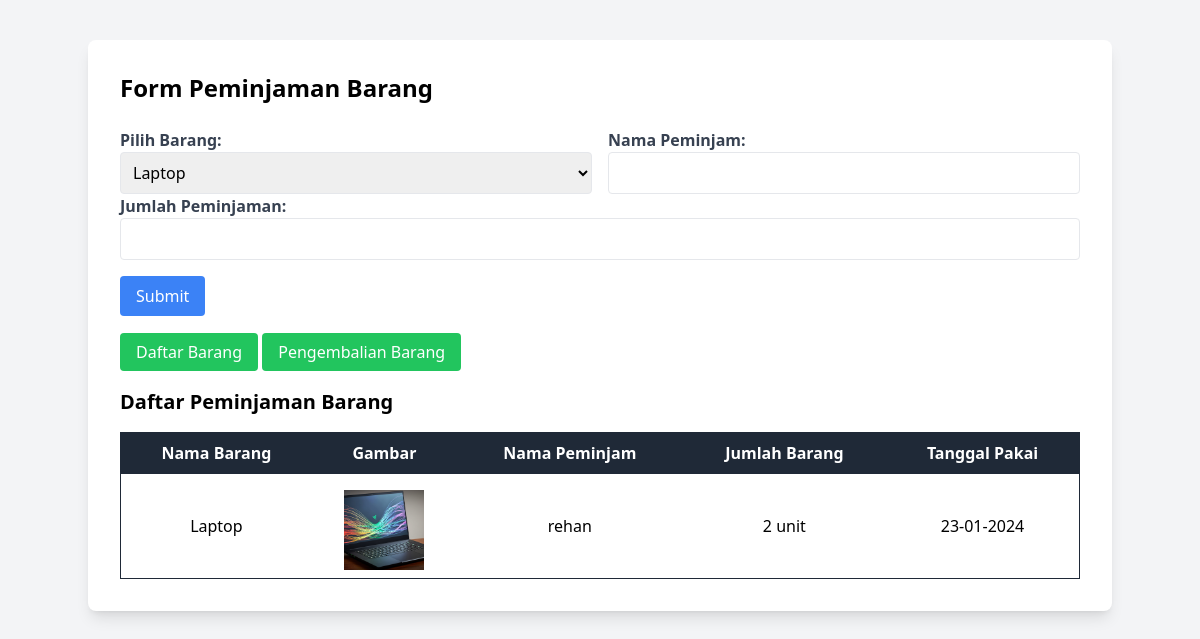
Screenshot of /src/View/index.php with the database file from the repository.
### tables this page shows
CREATE TABLE `peminjaman` (
  `id` int(11) NOT NULL,
  `id_anggota` int(11) DEFAULT NULL,
  `id_admin` int(11) DEFAULT NULL,
  `tanggal_pakai` date DEFAULT NULL
);

CREATE TABLE `barang` (
  `id` int(11) NOT NULL,
  `nama` varchar(45) NOT NULL,
  `stok` int(11) NOT NULL,
  `gambar` varchar(250) DEFAULT NULL
);

CREATE TABLE `anggota` (
  `id` int(11) NOT NULL,
  `nama` varchar(45) NOT NULL
);

CREATE TABLE `peminjaman_barang` (
  `peminjaman_id` int(11) NOT NULL,
  `id_barang` int(11) NOT NULL,
  `jumlah` int(11) DEFAULT NULL
);

### src/Controller/BarangController.php (called while the page is built, shortened)
<?php
class BarangController {
    private $database;
    public function __construct(Database $database) {
        $this->database = $database;
    }
    public function getDaftarBarang() {
        $koneksi = $this->database->koneksi;
        $result = $koneksi->query("SELECT * FROM barang");
        $daftarBarang = [];
        while ($row = $result->fetch_assoc()) {
            $barang = new Barang($row['id'], $row['nama'], $row['stok'], $row['gambar']);
            $daftarBarang[] = $barang;
        }
        return $daftarBarang;
    }
}

### src/Model/Barang.php (called while the page is built, shortened)
<?php
class Barang {
    private $id;
    private $nama;
    private $gambar;
    public function __construct($id, $nama, $stok, $gambar) {
        $this->id = $id;
        $this->nama = $nama;
        $this->gambar = $gambar;
    }
    public function getId() {
        return $this->id;
    }
    public function getNama() {
        return $this->nama;
    }
    public function getGambar() {
        return $this->gambar;
    }
}

### src/Controller/PeminjamanController.php (called while the page is built, shortened)
<?php
class PeminjamanController {
    private $database;
    public function __construct($database) {
        $this->database = $database;
    }
    public function getDaftarPeminjaman()
    {
        $koneksi = $this->database->koneksi;
        $resultPeminjaman = $koneksi->query("SELECT peminjaman.*, anggota.nama AS nama_peminjam, barang.nama AS nama_barang, peminjaman_barang.jumlah, barang.gambar, admin.nama AS nama_admin
                                    FROM peminjaman
                                    JOIN peminjaman_barang ON peminjaman.id = peminjaman_barang.peminjaman_id
                                    JOIN barang ON peminjaman_barang.id_barang = barang.id
                                    JOIN anggota ON peminjaman.id_anggota = anggota.id
                                    JOIN admin ON peminjaman.id_admin = admin.id
                                    ORDER BY peminjaman.id DESC");
        $peminjamans = [];
        while ($rowPeminjaman = $resultPeminjaman->fetch_assoc()) {
            $barang = new Barang($rowPeminjaman['id'], $rowPeminjaman['nama_barang'], 0, $rowPeminjaman['gambar']);
            $peminjam = new Anggota($rowPeminjaman['id'], $rowPeminjaman['nama_peminjam']);
            $admin = new Admin($rowPeminjaman['id'], $rowPeminjaman['nama_admin']);
            $peminjaman = new Peminjaman($rowPeminjaman['id'], $barang, $peminjam, $admin, $rowPeminjaman['tanggal_pakai'], $rowPeminjaman['jumlah']);
            $peminjamans[] = $peminjaman;
        }
        return $peminjamans;
    }
}

### src/Model/Peminjaman.php (called while the page is built, shortened)
<?php
class Peminjaman {
    private $barang;
    private $peminjam;
    private $tanggalPakai;
    private $jumlah;
    public function __construct($id, $barang, $peminjam, $admin, $tanggalPakai, $jumlah) {
        $this->barang = $barang;
        $this->peminjam = $peminjam;
        $this->tanggalPakai = $tanggalPakai;
        $this->jumlah = $jumlah;
    }
    public function getBarang() {
        return $this->barang;
    }
    public function getPeminjam() {
        return $this->peminjam;
    }
    public function getTanggalPakai() {
        return $this->tanggalPakai;
    }
    public function getJumlah() {
        return $this->jumlah;
    }
}

### src/Model/Anggota.php (called while the page is built, shortened)
<?php
class Anggota {
    private $nama;
    public function __construct($id, $nama) {
        $this->nama = $nama;
    }
    public function getNama() {
        return $this->nama;
    }
}

### src/View/index.php (the view, shortened to what this page needs)
<?php
include '../Controller/Database.php';
include '../Model/Barang.php';
include '../Model/Anggota.php';
include '../Model/Peminjaman.php';
include '../Controller/PeminjamanController.php';
include '../Controller/BarangController.php';
$database = new Database();
$barangController = new BarangController($database);
$peminjamanController = new PeminjamanController($database);
$peminjamans = $peminjamanController->getDaftarPeminjaman();
$daftarBarang = $barangController->getDaftarBarang();
?>
<!DOCTYPE html>
<html lang="en">
<head>
    <link href="../output.css" rel="stylesheet">
</head>
<body class="bg-gray-100">
<div class="container mx-auto p-8 mt-10 bg-white rounded-lg shadow-lg">
    <h1 class="text-2xl font-bold mb-6">Form Peminjaman Barang</h1>
    <form action="process.php" method="post" class="mb-6">
        <div class="grid grid-cols-1 md:grid-cols-2 gap-4">
            <div>
                <label for="barang" class="block text-gray-700 font-bold">Pilih Barang:</label>
                <select name="barang" id="barang" class="w-full p-2 border rounded">
                <?php
                    foreach ($daftarBarang as $barang) {
                        echo "<option value=\"{$barang->getId()}\">{$barang->getNama()}</option>";
                    }
                    ?>
                </select>
            </div>
            <div>
                <label for="peminjam" class="block text-gray-700 font-bold">Nama Peminjam:</label>
                <input type="text" name="peminjam" id="peminjam" class="w-full p-2 border rounded">
            </div>
        </div>
        <div class="mb-4">
            <label for="jumlah" class="block text-gray-700 font-bold">Jumlah Peminjaman:</label>
            <input type="number" name="jumlah" id="jumlah" class="w-full p-2 border rounded">
        </div>
        <button type="submit" class="bg-blue-500 text-white px-4 py-2 rounded">Submit</button>
    </form>
    <div class="mb-6">
        <a href="../View/tambah_barang.php" class="bg-green-500 text-white px-4 py-2 rounded">Daftar Barang</a>
        <a href="../View/pengembalian_barang.php" class="bg-green-500 text-white px-4 py-2 rounded">Pengembalian Barang</a>
    </div>
<h2 class="text-xl font-bold mb-4">Daftar Peminjaman Barang</h2>
<table class="border-collapse border border-gray-800 w-full mx-auto">
    <thead>
        <tr class="bg-gray-800 text-white">
            <th class="p-2 text-center">Nama Barang</th>
            <th class="p-2 text-center">Gambar</th>
            <th class="p-2 text-center">Nama Peminjam</th>
            <th class="p-2 text-center">Jumlah Barang</th>
            <th class="p-2 text-center">Tanggal Pakai</th>
        </tr>
    </thead>
    <tbody>
        <?php
        foreach ($peminjamans as $peminjaman) {
            echo "<tr class=\"border border-gray-800\">";
            $tanggalPakai = date("d-m-Y", strtotime($peminjaman->getTanggalPakai()));
            echo "<td class=\"p-2 text-center\">{$peminjaman->getBarang()->getNama()}</td>";
            echo "<td class=\"p-2 text-center\"><img src=\"{$peminjaman->getBarang()->getGambar()}\" alt=\"{$peminjaman->getBarang()->getNama()}\" class=\"w-20 h-20 object-cover mt-2 mx-auto\"></td>";
            echo "<td class=\"p-2 text-center\">{$peminjaman->getPeminjam()->getNama()}</td>";
            echo "<td class=\"p-2 text-center\">{$peminjaman->getJumlah()} unit</td>";
            echo "<td class=\"p-2 text-center\">{$tanggalPakai}</td>";
            echo "</tr>";
        }
        ?>
    </tbody>
</table>
</div>
</body>
</html>

### rows the page displays
peminjaman: barang.nama "Laptop", barang.gambar+nama (picture), id_anggota.nama "rehan", peminjaman_barang.jumlah "2", tanggal_pakai "23-01-2024"

### other values shown
form field barang "Laptop"
